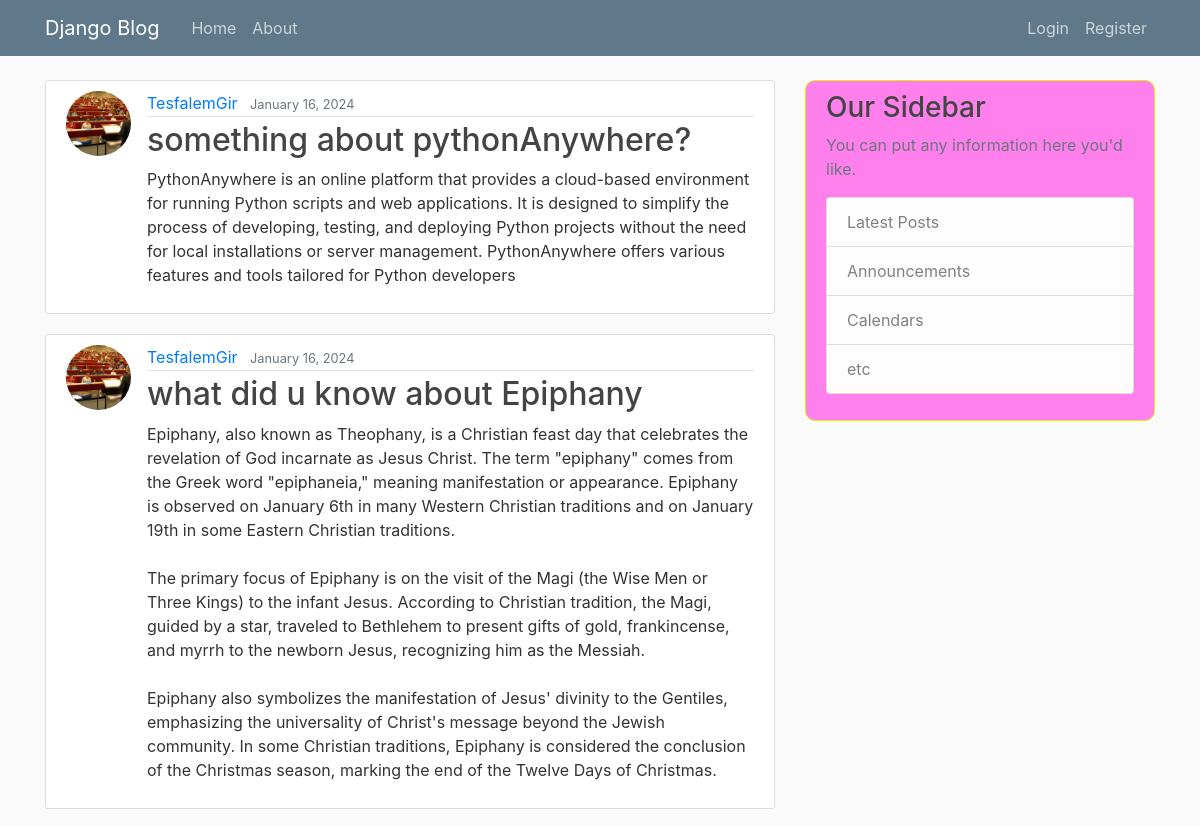
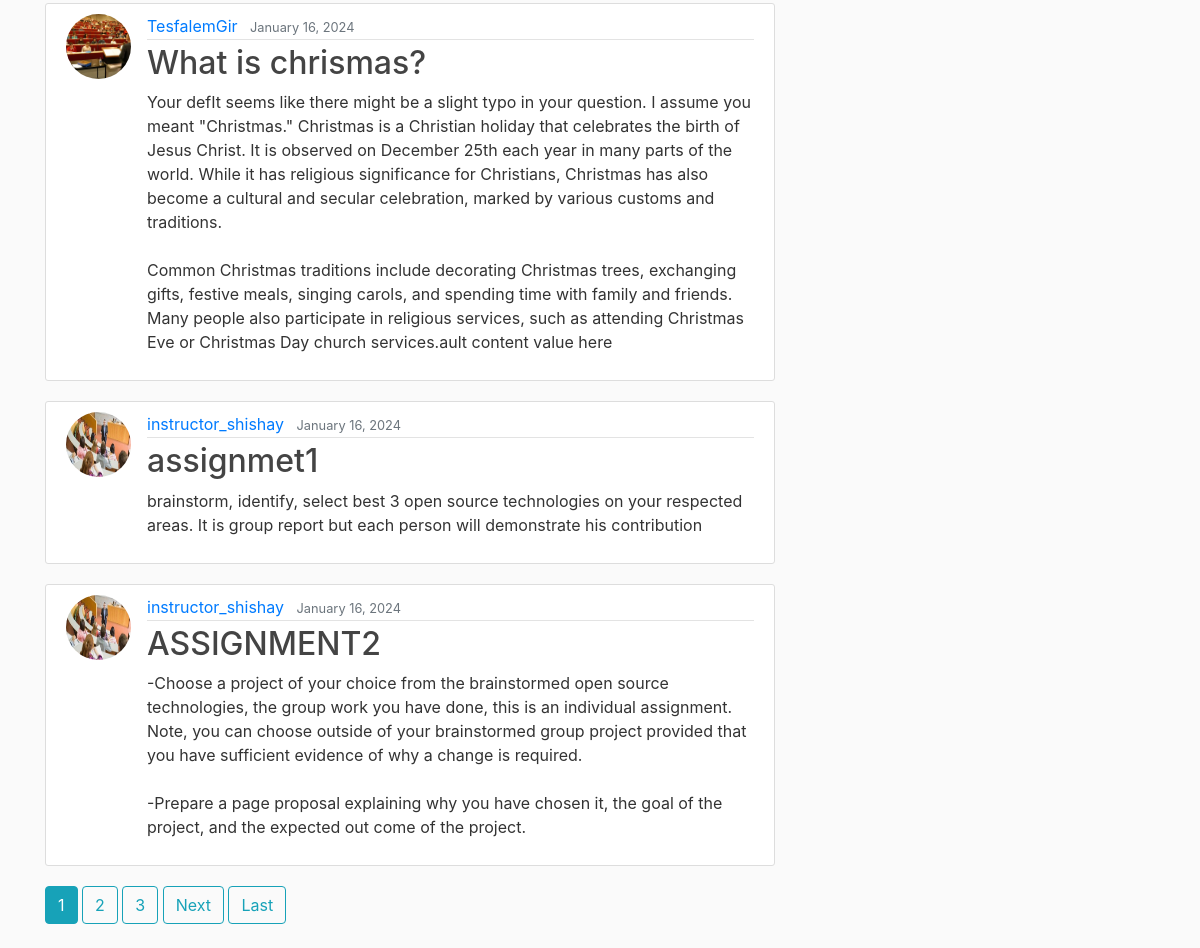
The page / on the database its author committed (2 pictures, top to bottom).
### blog/models.py (models this page shows, shortened)
class Post(models.Model):
    title=models.CharField(max_length=200)
    content=models.TextField(default='Your default content value here')
    date_posted=models.DateTimeField(default=timezone.now)
    author=models.ForeignKey(User,on_delete=models.CASCADE)

### users/models.py (models this page shows, shortened)
class profile(models.Model):
    user = models.OneToOneField(User, on_delete=models.CASCADE)
    image = models.ImageField(default='default.jpg', upload_to='profile_pics')

### blog/views.py (the view)
# urls.py: path('', PostListView.as_view(), name='blog-home'),
class PostListView(ListView):
    model = Post
    template_name = 'blog/home.html'  # <app>/<model>_<viewtype>.html
    context_object_name = 'posts'
    ordering = ['-date_posted']
    paginate_by = 5

### blog/templates/blog/home.html (shortened to what this page needs)
{% extends "blog/base.html" %}
{% block content %}
    {% for post in posts %}
        <article class="media content-section">
          <img class="rounded-circle article-img" src="{{ post.author.profile.image.url }}">
          <div class="media-body">
            <div class="article-metadata">
              <a class="mr-2" href="{% url 'user-posts' post.author.username %}">{{ post.author }}</a>
              <small class="text-muted">{{ post.date_posted|date:"F d, Y" }}</small>
            </div>
            <h2><a class="article-title" href="{% url 'post-detail' post.id %}">{{ post.title }}</a></h2>
            <p class="article-content">{{ post.content }}</p>
          </div>
        </article>
    {% endfor %}
    {% if is_paginated %}
      {% for num in page_obj.paginator.page_range %}
        {% if page_obj.number == num %}
          <a class="btn btn-info mb-4" href="?page={{ num }}">{{ num }}</a>
        {% elif num > page_obj.number|add:'-3' and num < page_obj.number|add:'3' %}
          <a class="btn btn-outline-info mb-4" href="?page={{ num }}">{{ num }}</a>
        {% endif %}
      {% endfor %}
      {% if page_obj.has_next %}
        <a class="btn btn-outline-info mb-4" href="?page={{ page_obj.next_page_number }}">Next</a>
        <a class="btn btn-outline-info mb-4" href="?page={{ page_obj.paginator.num_pages }}">Last</a>
      {% endif %}
    {% endif %}
{% endblock content %}

### blog/templates/blog/base.html (shortened to what this page needs)
{% load static %}
<!DOCTYPE html>
<html>
<head>
    <link rel="stylesheet" href="https://maxcdn.bootstrapcdn.com/bootstrap/4.0.0/css/bootstrap.min.css">
    <link rel="stylesheet" type="text/css" href="{% static 'blog/main.css' %}">
</head>
<body>
    <header class="site-header">
      <nav class="navbar navbar-expand-md navbar-dark bg-steel fixed-top">
        <div class="container">
          <a class="navbar-brand mr-4" href="{% url 'blog-home' %}">Django Blog</a>
          <div class="collapse navbar-collapse" id="navbarToggle">
            <div class="navbar-nav mr-auto">
              <a class="nav-item nav-link" href="{% url 'blog-home' %}">Home</a>
              <a class="nav-item nav-link" href="{% url 'blog-about' %}">About</a>
            </div>
            <div class="navbar-nav">
              {% if user.is_authenticated %}
                 <a class="nav-item nav-link" href="{% url 'post-create' %}">NEW POST</a>
                  <a class="nav-item nav-link" href="{% url 'profile' %}">PROFILE</a>
              <a href="#" onclick="document.getElementById('logout-form').submit();">Logout</a>
                       <form id="logout-form" method="post" action="{% url 'logout' %}" style="display: none;">
                         {% csrf_token %}
                    </form>
                  {% else %}
              <a class="nav-item nav-link" href="{% url 'login' %}">Login</a>
              <a class="nav-item nav-link" href="{% url 'register' %}">Register</a>
              {% endif %}
            </div>
          </div>
        </div>
      </nav>
    </header>
    <main role="main" class="container">
      <div class="row">
        <div class="col-md-8">
          {% block content %}{% endblock %}
        </div>
        <div class="col-md-4">
          <div class="content">
            <h3>Our Sidebar</h3>
            <p class='text-muted'>You can put any information here you'd like.
              <ul class="list-group">
                <li class="list-group-item list-group-item-light">Latest Posts</li>
                <li class="list-group-item list-group-item-light">Announcements</li>
                <li class="list-group-item list-group-item-light">Calendars</li>
                <li class="list-group-item list-group-item-light">etc</li>
              </ul>
            </p>
          </div>
        </div>
      </div>
    </main>
</body>
</html>

### blog/static/blog/main.css (style rules this page uses)
body { background: #fafafa; color: #333333; margin-top: 5rem; }
h1, h2, h3, h4, h5, h6 { color: #444444; }
ul { margin: 0; }
.bg-steel { background-color: #5f788a; }
.site-header .navbar-nav .nav-link { color: #cbd5db; }
.content-section { background: #ffffff; padding: 10px 20px; border: 1px solid #dddddd; border-radius: 3px; margin-bottom: 20px; }
.content { background: #ff80ed; padding: 10px 20px; border: 1px solid #de0; border-radius: 10px; margin-bottom: 20px; }
.article-title { color: #444444; }
.article-content { white-space: pre-line; }
.article-img { height: 65px; width: 65px; margin-right: 16px; }
.article-metadata { padding-bottom: 1px; margin-bottom: 4px; border-bottom: 1px solid #e3e3e3 }

### rows shown on the page
Post: author.profile.image (picture), author "TesfalemGir", date_posted "January 16, 2024", title "something about pythonAnywhere?", content "PythonAnywhere is an online platform that provides a cloud-based environment for running Python scripts and web applications. It is designed to simplify the process of developing, testing, and deploying Python projects without the need for local installations or server management. PythonAnywhere offers various features and tools tailored for Python developers"
Post: author.profile.image (picture), author "TesfalemGir", date_posted "January 16, 2024", title "what did u know about Epiphany", content "Epiphany, also known as Theophany, is a Christian feast day that celebrates the revelation of God incarnate as Jesus Christ. The term \"epiphany\" comes from the Greek word \"epiphaneia,\" meaning manifestation or appearance. Epiphany is observed on January 6th in many Western Christian traditions and on January 19th in some Eastern Christian traditions. The primary focus of Epiphany is on the visit of the Magi (the Wise Men or Three Kings) to the infant Jesus. According to Christian tradition, the Magi, guided by a star, traveled to Bethlehem to present gifts of gold, frankincense, and myrrh to the newborn Jesus, recognizing him as the Messiah. Epiphany also symbolizes the manifestation of…"
Post: author.profile.image (picture), author "TesfalemGir", date_posted "January 16, 2024", title "What is chrismas?", content "Your defIt seems like there might be a slight typo in your question. I assume you meant \"Christmas.\" Christmas is a Christian holiday that celebrates the birth of Jesus Christ. It is observed on December 25th each year in many parts of the world. While it has religious significance for Christians, Christmas has also become a cultural and secular celebration, marked by various customs and traditions. Common Christmas traditions include decorating Christmas trees, exchanging gifts, festive meals, singing carols, and spending time with family and friends. Many people also participate in religious services, such as attending Christmas Eve or Christmas Day church services.ault content value here"
Post: author.profile.image (picture), author "instructor_shishay", date_posted "January 16, 2024", title "assignmet1", content "brainstorm, identify, select best 3 open source technologies on your respected areas. It is group report but each person will demonstrate his contribution"
Post: author.profile.image (picture), author "instructor_shishay", date_posted "January 16, 2024", title "ASSIGNMENT2", content "-Choose a project of your choice from the brainstormed open source technologies, the group work you have done, this is an individual assignment. Note, you can choose outside of your brainstormed group project provided that you have sufficient evidence of why a change is required. -Prepare a page proposal explaining why you have chosen it, the goal of the project, and the expected out come of the project."

### other values the page prints
{{ num }} "1"
{{ num }} "2" "3"
